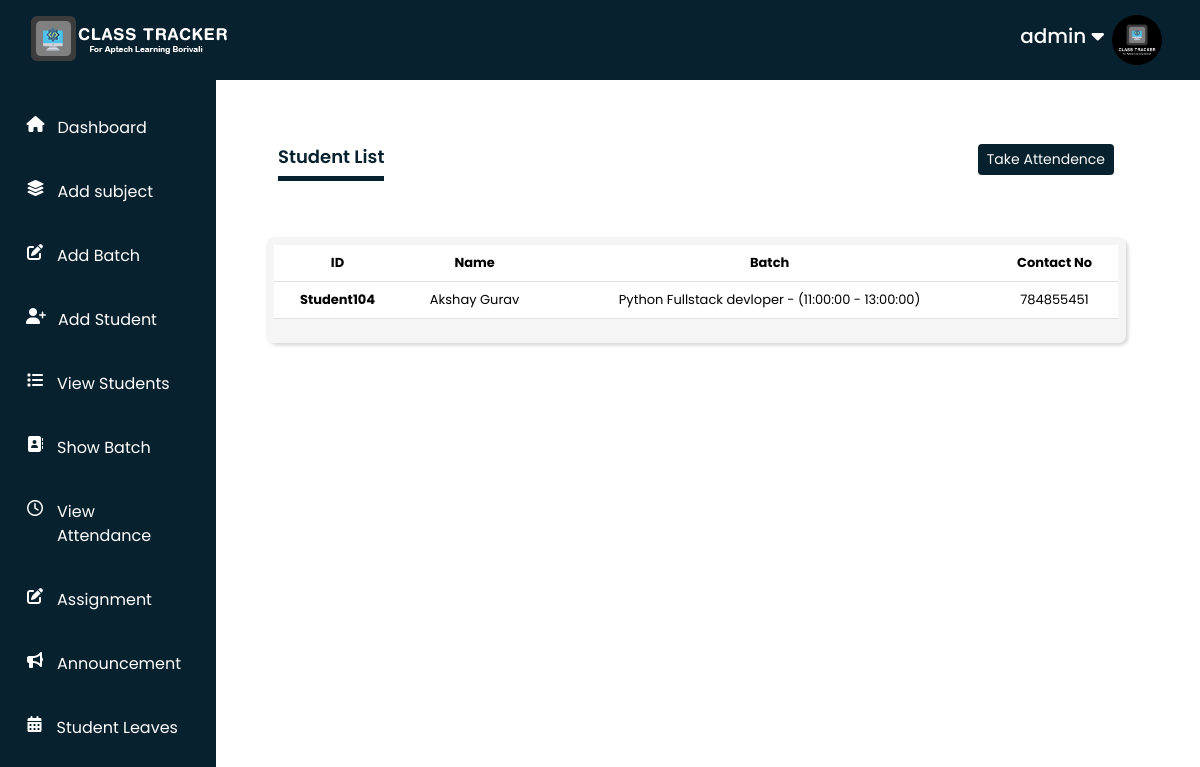
Page /teacher/showbatchstudent/3 (signed in) on the committed database.
### Teacher/models.py (models this page shows, shortened)
class AddStudent(models.Model):
    user = models.OneToOneField(User,on_delete=models.PROTECT,primary_key=True)
    student_id = models.CharField(max_length=100,unique=True)
    student_batch = models.ForeignKey(AddBatch,on_delete=models.SET_NULL,null=True,blank=True)
    student_name = models.CharField(max_length=100)
    student_number = models.PositiveIntegerField()
    student_gender = models.CharField(max_length=100)
    student_dob = models.DateField()
    student_address = models.CharField(max_length=300)
    student_image = models.ImageField(upload_to='profile_image',blank=True)
    student_status = models.CharField(max_length=100)

class AddBatch(models.Model):
    batch_id = models.AutoField(primary_key=True)
    batch_name = models.CharField(max_length=100)
    batch_faculty = models.CharField(max_length=100)
    batch_startdate = models.DateField()
    batch_starttime = models.TimeField()
    batch_endtime = models.TimeField()
    batch_subjects = models.ManyToManyField(AddSubject)
    def __str__(self):
        return f"{self.batch_name} - ({self.batch_starttime} - {self.batch_endtime})"

### Teacher/views.py (the view)
# urls.py: path('showbatchstudent/<int:id>', views.show_batch_students,name='showbatchstudent'),
def show_batch_students(request,id):
    if request.user.is_authenticated and request.user.is_superuser == True:
        stud_data = AddStudent.objects.get(user=request.user)
        batch = get_object_or_404(AddBatch,batch_id=id)
        students = AddStudent.objects.filter(student_batch=batch)
        batchid = AddBatch.objects.filter(batch_id=id)
        xyz = []
        for i in students:
            if i.student_status =='Active':
                xyz.append(i)
            else:
                print("Inactive")
        return render(request,'Teacher/showbatch_student.html',{'students':xyz , 'batchid':batchid, 'name':request.user,'stud_data':stud_data})
    else:
        messages.success(request,"YOU DON'T HAVE AN ACCESS TO MANAGE THIS AUTHERITY")
        return redirect("access_denied")

### Teacher/templates/Teacher/showbatch_student.html (shortened to what this page needs)
{% extends "Teacher/base.html" %}
{% load static %}
{% block content %}
<div class="student-list-header container d-flex flex-row justify-content-between align-items-center">
    <h4 class="mt-3 pb-2 borderline textcolor">Student List</h4>
    {% for bat in batchid %}
    <a href="{% url 'takeattendance' bat.batch_id %}" class="btn buttoncolor btn-sm">Take Attendence</a>
    {% endfor %}
</div>
<div class="container formbgcolor formshadow p-2 mt-5 rounded-3">
    <table class="table table-hover">
        <thead>
          <tr class="text-center">
            <th scope="col">ID</th>
            <th scope="col">Name</th>
            <th scope="col">Batch</th>
            <th scope="col">Contact No</th>
          </tr>
        </thead>
        <tbody>
        {% for student in students %}
        <tr class="text-center">
            <th>{{student.student_id}}</th>
            <td>{{student.student_name}}</td>
            <td>{{student.student_batch}}</td>
            <td>{{student.student_number}}</td>
        </tr>
        {% endfor %}
        </tbody>
      </table>
</div>
{% endblock content %}

### Teacher/templates/Teacher/navbar.html (shortened to what this page needs)
{% load static %}
<nav class="navbar-container">
	<div class="navbar-img"><img src="{% static "Teacher/images/Navbar-logo.png" %}" alt="" srcset=""></div>
	<div class="personal-info">
		<h2>{{name}}  <i class="fa-solid fa-caret-down"></i></h2>
		<div class="img-section mx-2">
			{% if stud_data.student_image %}
			<img src="{{stud_data.student_image.url}}" alt="">
			{% else %}
			<img src="{% static 'Teacher/images/user-default.png' %}" alt="Not Img">
			{% endif %}
		</div>
	</div>
</nav>

### Teacher/static/Teacher/css/style.css (style rules this page uses)
* { margin: 0; padding: 0; box-sizing: border-box; }
body { font-family: "Poppins", sans-serif; overflow-x: hidden; font-style: normal; }
.borderline { border-bottom: 5px solid rgb(8, 33, 46); }
.textcolor { color:rgb(8, 33, 46) ; font-weight: 600; }
.buttoncolor { background-color: rgb(8, 33, 46); color: #fff; }
.formbgcolor { background-color:#f0f0f0a0; }
.formshadow { box-shadow: rgba(0, 0, 0, 0.15) 2.4px 2.4px 3.2px; }
a { text-decoration: none; color: black; }
.navbar-container { width: 100%; height: 100%; display: flex; justify-content: space-between; align-items: center; padding: 30px; }
.navbar-container .navbar-img { width: 200px; height: 100px; }
.navbar-container .navbar-img img { width: 100%; height: 100%; }
.navbar-container .personal-info { display: flex; justify-content: space-between; align-items: center; height: 100%; cursor: pointer; }
.navbar-container .personal-info h2 { font-size: 20px; }
.navbar-container .personal-info .img-section { width: 50px; height: 50px; border-radius: 50%; margin-right: 20px; }
.navbar-container .personal-info .img-section img { width: 100%; height: 100%; object-fit: cover; border-radius: 50%; }
@media (max-width:1368px) { h4 { font-size: 18px; } }
@media (max-width:1368px) { .task-list a,td { font-size: 13px; } }
@media (max-width:1368px) { .task-list a,th { font-size: 13px; } }

### rows in the picture
AddStudent: student_image (picture)
AddStudent: student_id "Student104", student_name "Akshay Gurav", student_batch "Python Fullstack devloper - (11:00:00 - 13:00:00)", student_number "784855451"

### other values in the picture
{{ name }} "admin"
